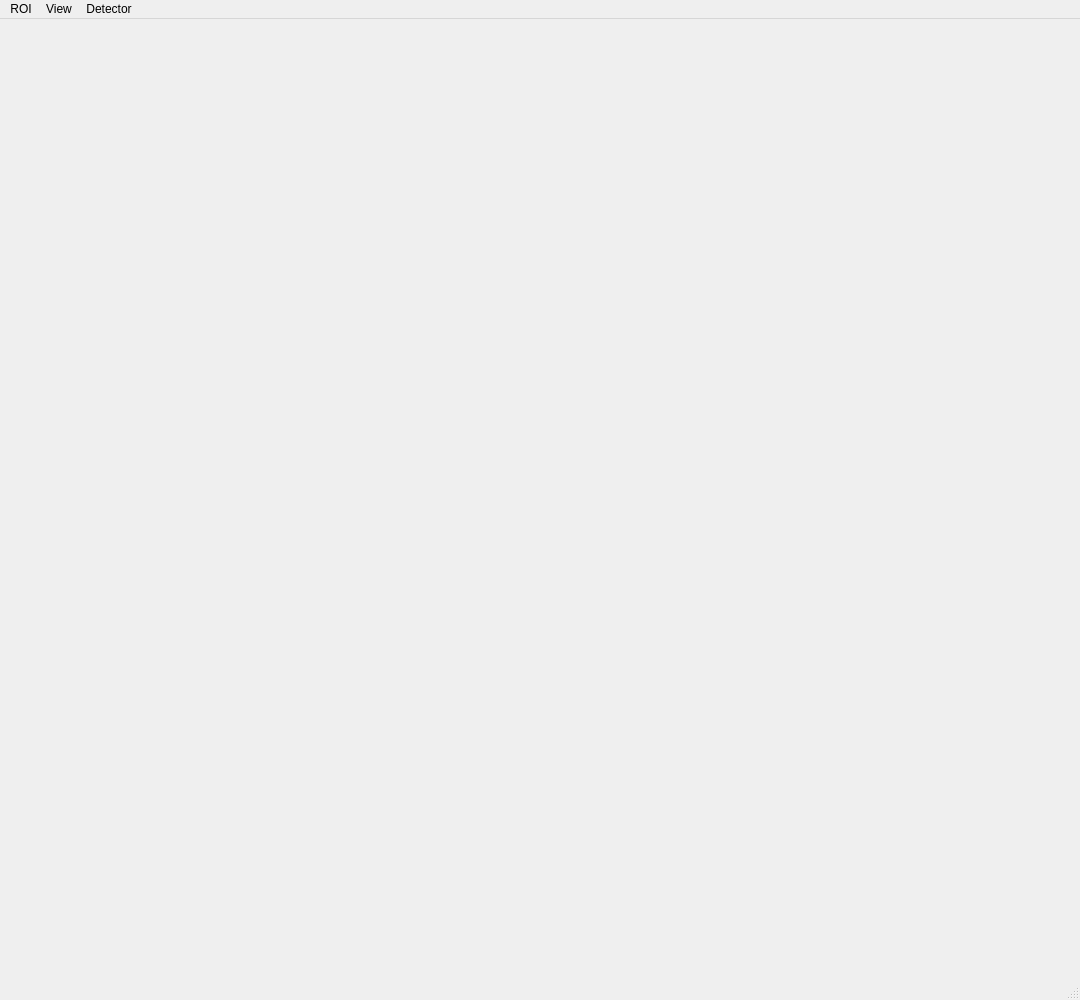
<?xml version="1.0" encoding="UTF-8"?>
<ui version="4.0">
 <class>MainWindow</class>
 <widget class="QMainWindow" name="MainWindow">
  <property name="geometry">
   <rect>
    <x>0</x>
    <y>0</y>
    <width>1080</width>
    <height>1000</height>
   </rect>
  </property>
  <property name="minimumSize">
   <size>
    <width>810</width>
    <height>750</height>
   </size>
  </property>
  <property name="windowTitle">
   <string>DectrisLiveView</string>
  </property>
  <widget class="QWidget" name="centralwidget">
   <layout class="QGridLayout" name="gridLayout_2">
    <item row="0" column="0">
     <layout class="QGridLayout" name="gridLayout">
      <item row="1" column="0">
       <layout class="QHBoxLayout" name="horizontalLayout"/>
      </item>
      <item row="0" column="0">
       <widget class="ImageViewWidget" name="viewer" native="true">
        <property name="sizePolicy">
         <sizepolicy hsizetype="Expanding" vsizetype="Expanding">
          <horstretch>0</horstretch>
          <verstretch>0</verstretch>
         </sizepolicy>
        </property>
        <property name="minimumSize">
         <size>
          <width>720</width>
          <height>650</height>
         </size>
        </property>
       </widget>
      </item>
     </layout>
    </item>
   </layout>
  </widget>
  <widget class="QMenuBar" name="menubar">
   <property name="geometry">
    <rect>
     <x>0</x>
     <y>0</y>
     <width>1080</width>
     <height>22</height>
    </rect>
   </property>
   <widget class="QMenu" name="menuROI">
    <property name="title">
     <string>ROI</string>
    </property>
    <addaction name="actionAddRectangle"/>
    <addaction name="actionRemoveLastROI"/>
    <addaction name="actionRemoveAllROIs"/>
    <addaction name="actionLinkYAxis"/>
   </widget>
   <widget class="QMenu" name="menuView">
    <property name="title">
     <string>View</string>
    </property>
    <addaction name="actionShowProjections"/>
    <addaction name="actionShowMaxPixelValue"/>
    <addaction name="actionShowFrame"/>
    <addaction name="actionShowCrosshair"/>
    <addaction name="actionPinHistogramZero"/>
   </widget>
   <widget class="QMenu" name="menuDetector">
    <property name="title">
     <string>Detector</string>
    </property>
    <addaction name="actionDestination"/>
    <addaction name="separator"/>
    <addaction name="actionStop"/>
    <addaction name="actionStart"/>
   </widget>
   <addaction name="menuROI"/>
   <addaction name="menuView"/>
   <addaction name="menuDetector"/>
  </widget>
  <widget class="QStatusBar" name="statusbar">
   <property name="minimumSize">
    <size>
     <width>0</width>
     <height>25</height>
    </size>
   </property>
  </widget>
  <action name="actionAddRectangle">
   <property name="text">
    <string>Add Rectangle</string>
   </property>
  </action>
  <action name="actionRemoveRectangle">
   <property name="text">
    <string>Remove Rectangle</string>
   </property>
  </action>
  <action name="actionLinkYAxis">
   <property name="checkable">
    <bool>true</bool>
   </property>
   <property name="checked">
    <bool>false</bool>
   </property>
   <property name="text">
    <string>Link Y Axis</string>
   </property>
  </action>
  <action name="actionShow_Projections">
   <property name="text">
    <string>Show Projections</string>
   </property>
  </action>
  <action name="actionROI">
   <property name="text">
    <string>ROI</string>
   </property>
  </action>
  <action name="actionShowProjections">
   <property name="checkable">
    <bool>true</bool>
   </property>
   <property name="checked">
    <bool>false</bool>
   </property>
   <property name="text">
    <string>Show Projections</string>
   </property>
  </action>
  <action name="actionAutoRange">
   <property name="checkable">
    <bool>true</bool>
   </property>
   <property name="checked">
    <bool>true</bool>
   </property>
   <property name="text">
    <string>Auto Range</string>
   </property>
  </action>
  <action name="actionRemoveLastROI">
   <property name="text">
    <string>Remove Last ROI</string>
   </property>
  </action>
  <action name="actionRemoveAllROIs">
   <property name="text">
    <string>Remove All ROIs</string>
   </property>
  </action>
  <action name="actionINTS">
   <property name="checkable">
    <bool>true</bool>
   </property>
   <property name="checked">
    <bool>false</bool>
   </property>
   <property name="text">
    <string>ints</string>
   </property>
   <property name="toolTip">
    <string>ints</string>
   </property>
  </action>
  <action name="actionEXTS">
   <property name="checkable">
    <bool>true</bool>
   </property>
   <property name="text">
    <string>exts</string>
   </property>
   <property name="toolTip">
    <string>exts</string>
   </property>
  </action>
  <action name="actionEXTE">
   <property name="checkable">
    <bool>true</bool>
   </property>
   <property name="text">
    <string>exte</string>
   </property>
   <property name="toolTip">
    <string>exte</string>
   </property>
  </action>
  <action name="actionStop">
   <property name="checkable">
    <bool>true</bool>
   </property>
   <property name="checked">
    <bool>false</bool>
   </property>
   <property name="text">
    <string>stop</string>
   </property>
  </action>
  <action name="actionShowMaxPixelValue">
   <property name="checkable">
    <bool>true</bool>
   </property>
   <property name="checked">
    <bool>false</bool>
   </property>
   <property name="text">
    <string>Show Max Pixel Value</string>
   </property>
  </action>
  <action name="actionShowFrame">
   <property name="checkable">
    <bool>true</bool>
   </property>
   <property name="text">
    <string>Show Frame</string>
   </property>
  </action>
  <action name="actionAutoLevels">
   <property name="checkable">
    <bool>true</bool>
   </property>
   <property name="checked">
    <bool>true</bool>
   </property>
   <property name="text">
    <string>Auto Levels</string>
   </property>
  </action>
  <action name="actionShowCrosshair">
   <property name="checkable">
    <bool>true</bool>
   </property>
   <property name="text">
    <string>Show Crosshair</string>
   </property>
  </action>
  <action name="actionCmodeNormal">
   <property name="checkable">
    <bool>true</bool>
   </property>
   <property name="text">
    <string>normal</string>
   </property>
   <property name="toolTip">
    <string>normal</string>
   </property>
  </action>
  <action name="actionCmodeRetrigger">
   <property name="checkable">
    <bool>true</bool>
   </property>
   <property name="text">
    <string>retrigger</string>
   </property>
   <property name="toolTip">
    <string>retrigger</string>
   </property>
  </action>
  <action name="actionPinHistogramZero">
   <property name="checkable">
    <bool>true</bool>
   </property>
   <property name="checked">
    <bool>true</bool>
   </property>
   <property name="text">
    <string>Pin Histogram Zero</string>
   </property>
  </action>
  <action name="actionStart">
   <property name="checkable">
    <bool>false</bool>
   </property>
   <property name="enabled">
    <bool>true</bool>
   </property>
   <property name="text">
    <string>start</string>
   </property>
  </action>
  <action name="actionDestination">
   <property name="text">
    <string>Destination</string>
   </property>
  </action>
 </widget>
 <customwidgets>
  <customwidget>
   <class>ImageViewWidget</class>
   <extends>QWidget</extends>
   <header location="global">DectrisTools.ui.widgets</header>
   <container>1</container>
  </customwidget>
 </customwidgets>
 <resources/>
 <connections/>
</ui>
